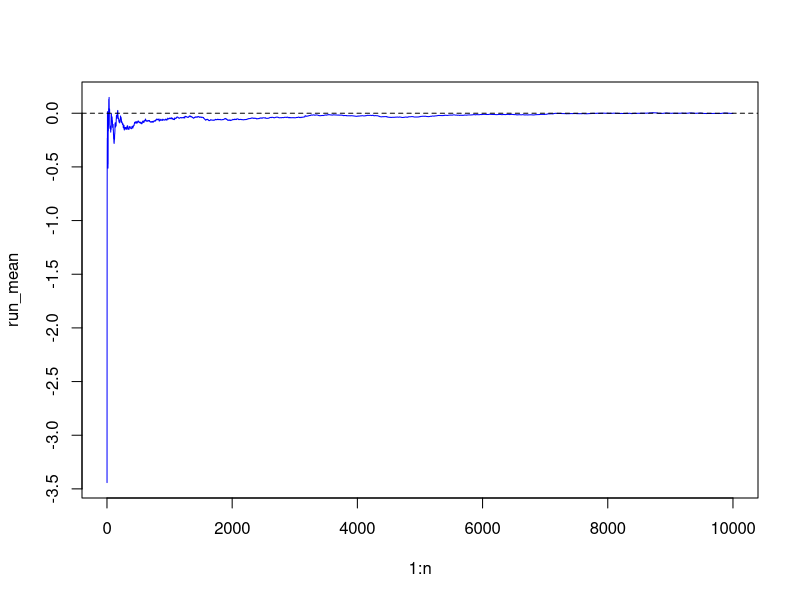
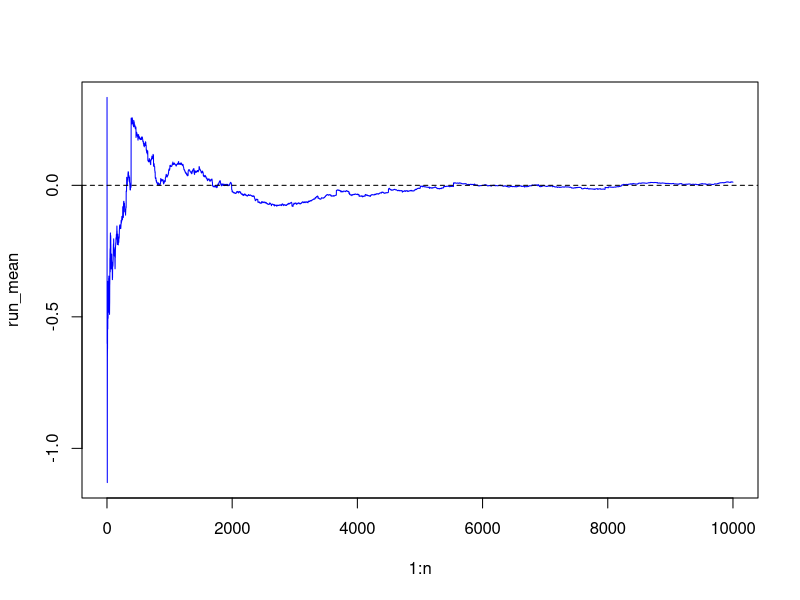
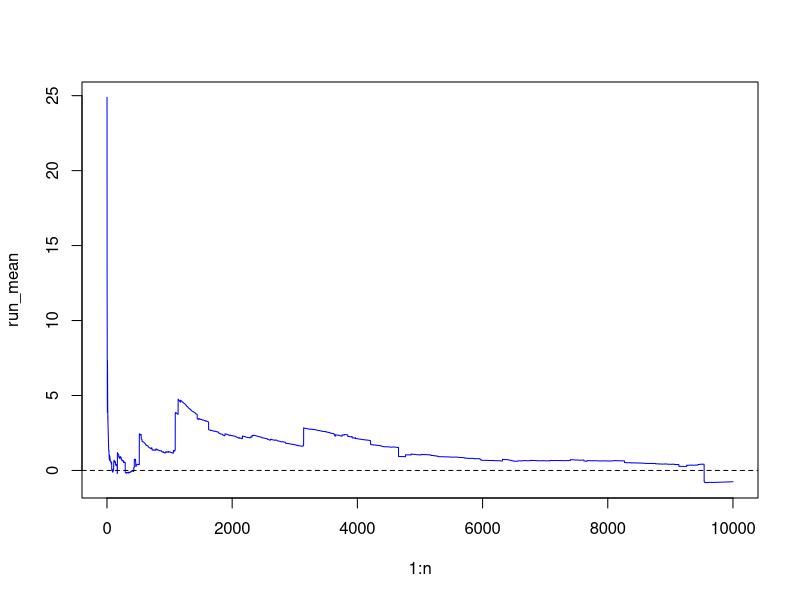
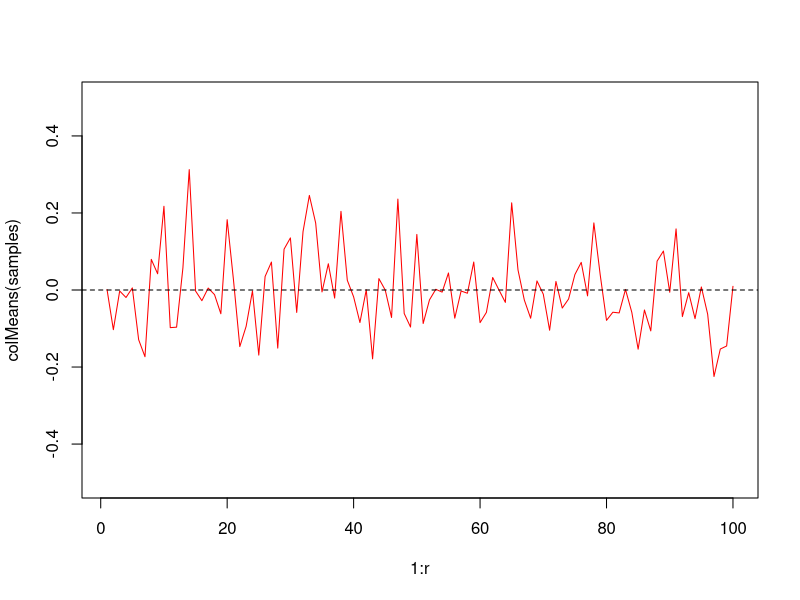
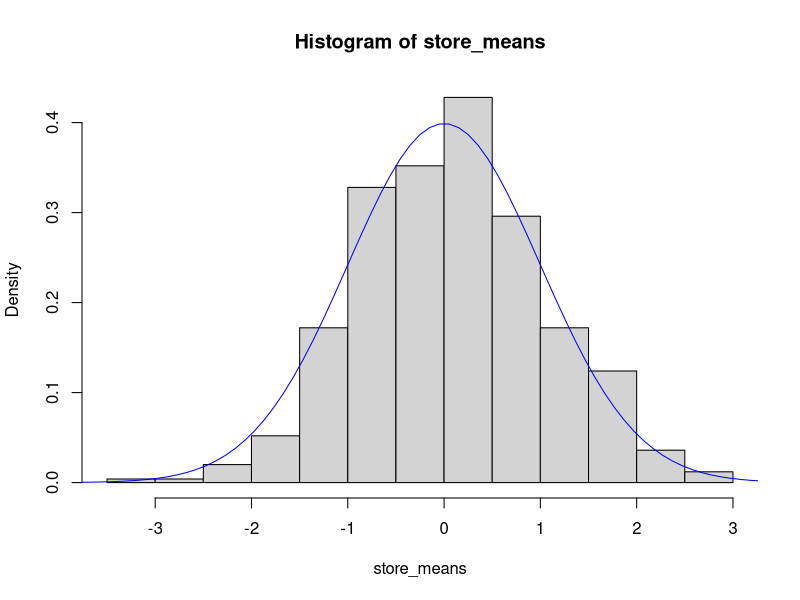
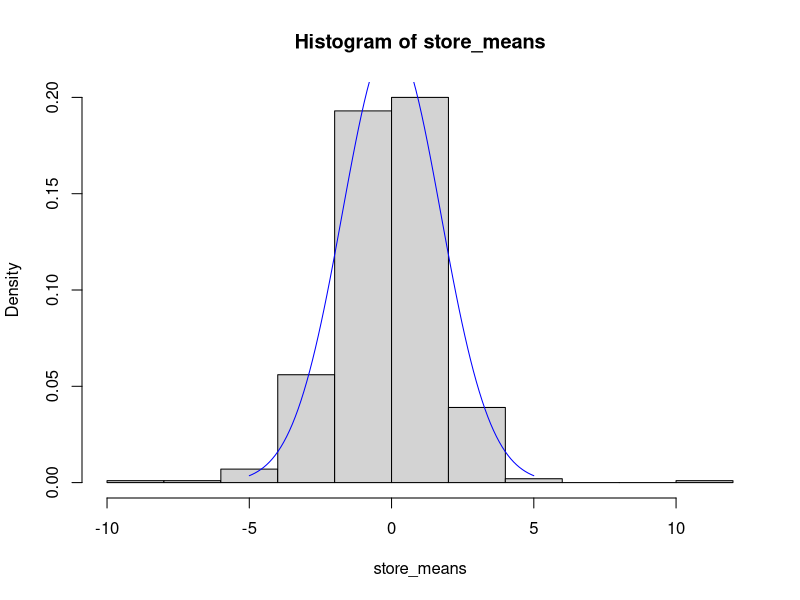

Write R code to recreate these figures, in order.
########## Q1a ########
running_mean <- function(all.samples){
  n <- length(all.samples)
  rtn <- cumsum(all.samples)/(1:n)
  return(rtn)
}
n <- 1e4
samples <- rt(n ,df = 3)
run_mean <- running_mean(samples)
true_mean <- 0
plot(1:n,run_mean,col="blue",type = "l")
abline(h=true_mean, lty =2)

########## 1b #######

n <- 1e4
samples <- rt(n ,df = 2)
run_mean <- running_mean(samples)
true_mean <- 0
plot(1:n,run_mean,col="blue",type = "l")
abline(h=true_mean, lty =2)

######## 1c #######

n <- 1e4
samples <- rt(n ,df = 1)
run_mean <- running_mean(samples)
true_mean <- 0
plot(1:n,run_mean,col="blue",type = "l")
abline(h=true_mean, lty =2)

######### Q2 ###########

n <- 100
r <- 100
samples <- matrix(0,n,r)
for(i in 1:r){
  samples[,i] <- rnorm(n,0,1)
}
true <- 0
means_reps <- as.numeric(colMeans(samples))
plot(1:r,colMeans(samples),type="l",col="red",ylim = c(-0.5,0.5))
abline( h=true,lty = 2)
obs_mean <- mean(colMeans(samples))
obs_var <- var(means_reps)
cat(obs_mean,"and true mean is 0 and obs var is",obs_var,"true var is 0.05")

####### Q2 ##########

n <- 20
samples <- rnorm(n)
mean(samples)

reps <- 100
store_means <- length(reps)
for(r in 1:reps){
  samp <- rnorm(n)
  store_means[r] <- mean(samp)
}
mean(store_means)

###### variance #########

est_var <- var(store_means)
var <- 1/n
est_var
var


########### Q3 ##############
n <- 100
reps <- 500
true_mean <- 0
true.sd <- 1
store_means <- length(reps)
for(r in 1:reps){
  samp <- rnorm(n)
  foo <- mean(samp)
  store_means[r] <- sqrt(n) * (foo-0)
}
grid <- seq(-5,5,length=100)
true.den <- dnorm(grid,sd=1)
hist(store_means,freq = FALSE)
lines(grid,true.den,col="blue")

######## t dist ##########

n <- 100
reps <- 500
true_mean <- 0
true.sd <- sqrt(3/(3-2))
store_means <- length(reps)
for(r in 1:reps){
  samp <- rt(n,3)
  foo <- mean(samp)
  store_means[r] <- sqrt(n) * (foo-true_mean)
}
grid <- seq(-5,5,length=100)
true.den <- dnorm(grid,sd=true.sd)
hist(store_means,freq = FALSE)
lines(grid,true.den,col="blue")





























